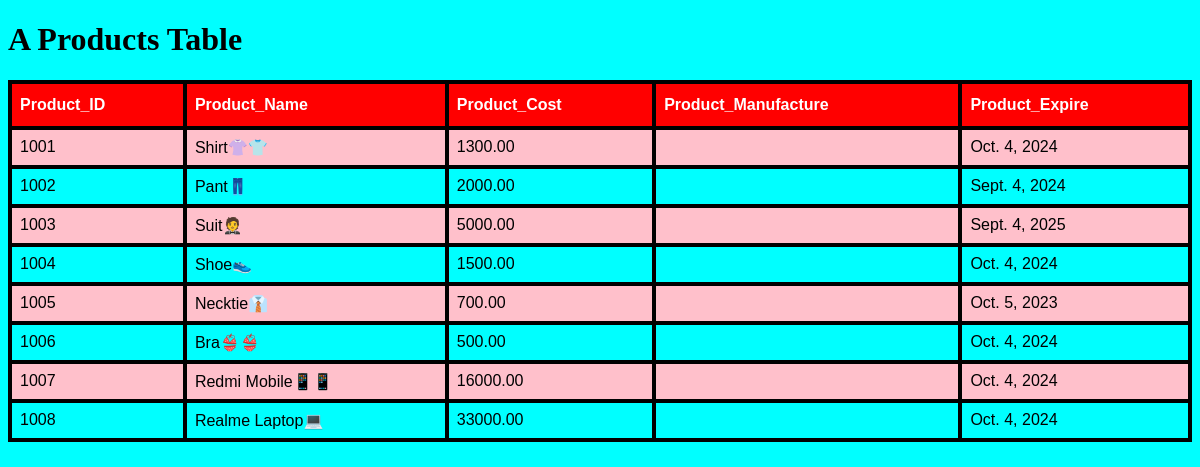
The page / on the database its author committed.
### AdminApp/models.py (models this page shows, shortened)
class Products(models.Model):
    PID = models.IntegerField()
    PName = models.CharField(max_length=20)
    PCost = models.DecimalField(max_digits=8, decimal_places=2)
    MfDate = models.DateField(auto_now=True)
    EPDate = models.DateField()

### AdminApp/views.py (the view)
# urls.py: path('', views.PDview.as_view()),
class PDview(View):
    def get(self,request):
        Roshan = Products.objects.all()
        return render(request,'display.html',{'Roshan': Roshan})

### templates/display.html (shortened to what this page needs)
<!DOCTYPE html>
<html>
<head>
</head>
<body bgcolor="cyan">
<h1>A Products Table</h1>
<table id="customers">
  <tr>
    <th>Product_ID</th>
    <th>Product_Name</th>
    <th>Product_Cost</th>
    <th>Product_Manufacture</th>
    <th>Product_Expire</th>
  </tr>
    {% for i in Roshan %}
  <tr>
    <td>{{i.PID}}</td>
    <td>{{i.PName}}</td>
    <td>{{i.PCost}}</td>
    <td>{{i.MFDate}}</td>
    <td>{{i.EPDate}}</td>
  </tr>
  {% endfor %}
</table>
</body>
</html>

### templates/display.html (style rules this page uses)
#customers { font-family: Arial, Helvetica, sans-serif; border-collapse: collapse; width: 100%; }
#customers td, #customers th { border: 4px solid black; padding: 8px; }
#customers tr:nth-child(even) { background-color: pink; }
#customers th { padding-top: 12px; padding-bottom: 12px; text-align: left; background-color: red; color: white; }

### rows shown on the page
Products: PID "1001", PName "Shirt👚👕", PCost "1300.00", EPDate "Oct. 4, 2024"
Products: PID "1002", PName "Pant👖", PCost "2000.00", EPDate "Sept. 4, 2024"
Products: PID "1003", PName "Suit🤵", PCost "5000.00", EPDate "Sept. 4, 2025"
Products: PID "1004", PName "Shoe👟", PCost "1500.00", EPDate "Oct. 4, 2024"
Products: PID "1005", PName "Necktie👔", PCost "700.00", EPDate "Oct. 5, 2023"
Products: PID "1006", PName "Bra👙👙", PCost "500.00", EPDate "Oct. 4, 2024"
Products: PID "1007", PName "Redmi Mobile📱📱", PCost "16000.00", EPDate "Oct. 4, 2024"
Products: PID "1008", PName "Realme Laptop💻", PCost "33000.00", EPDate "Oct. 4, 2024"
